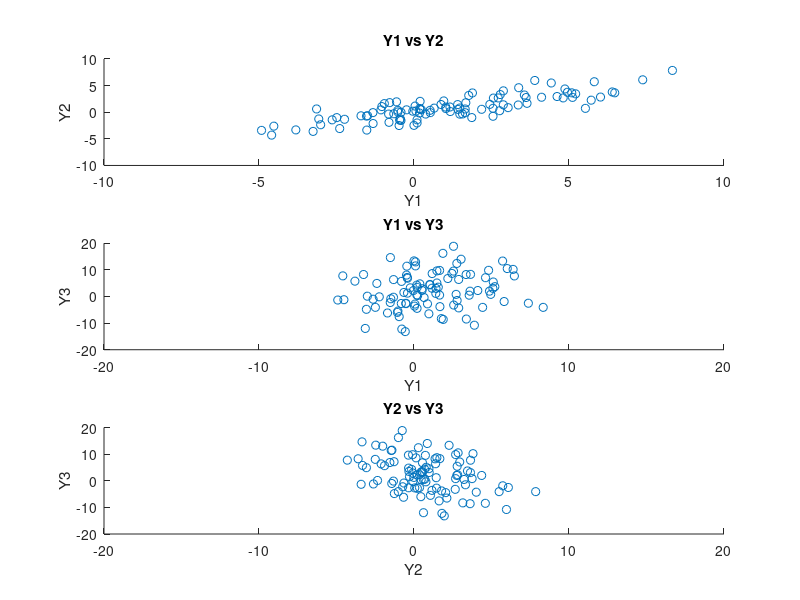

This figure's MATLAB source: (Note: this script raises an error after producing the figure.)
% ASEN-5044
% HWK 6 Q1

dt = 0.2;
A = [0,1;-100,-10]; B = [0;0]; Gamma = [0;1];
C = [1,0]; D = [0]; W = 10;
% generate DT model
Atilde = [A,B;C,D];
FG = expm( Atilde * dt);
g = Gamma * W * Gamma';
Z = dt * [-A, g;zeros(2,2), A'];
FGnoisy = expm(Z);
Ftr = FGnoisy(3:4,3:4);
FinvQ = FGnoisy(1:2,3:4);

Q = (Ftr)'* FinvQ;
disp("Q = "); disp (Q)

% Q3
% part A
%rng(s); % Reset random number gen
N = 100;
nlist = (1:1:N);
x0 = 1; n0 = 1; z0 = 1;
X = [x0;n0;z0];
H = eye(3);
Rnom = [8, 5.15, 6.5; 5.15, 5 ,-4.07; 6.5, -4.07, 50];
% get matrix sqrt of R
Sv = chol(Rnom,'lower');
disp ("Sv = "); disp (Sv)
Svs = repmat(Sv,N,1);   % create stacked Sv
Hs = repmat(H,N,1);     % create stacked H matrix
Qk = randn(3,100);      % generate 100 samples of y1,y2,y3
yx = Hs* X + Svs*Qk;
y = yx(1:3,:);          % take just first 3 rows since matrix is stacked 

close all; % close all figures
figure(1); % open a new figure
set(gcf,'Color','white');
subplot(3,1,1); hold on;
s1 = scatter(y(1,:), y(2,:));
xlim([-10,10]); ylim([-10,10]);
xlabel('Y1');ylabel('Y2');
title('Y1 vs Y2')
subplot(3,1,2); hold on;
s2 = scatter(y(1,:), y(3,:));
xlim([-20,20]); ylim([-20,20]);
xlabel('Y1');ylabel('Y3');
title('Y1 vs Y3')
subplot(3,1,3); hold on;
s3 = scatter(y(2,:),y(3,:));
xlim([-20,20]); ylim([-20,20]);
xlabel('Y2');ylabel('Y3');
title('Y2 vs Y3')

% Part B
% Calculate new covariance matrix using random msmts
R = cov(y');
disp("R_sampled = "); disp(R)
% Part C
% 3 SAMPLES
% build block diag matrix of R
R3 = cell(3);
for i=1:3
    for j=1:3
        if i==j
            R3{i} = [R3{i};R];
        else
            R3{i} = [R3{i};zeros(3)];
        end
    end
end
R3 = cat(2, R3{:}); % convert to 2D matrix
H3 = [H;H;H];
% build stacked Y
y3 = [y(1:3,1);y(1:3,2);y(1:3,3)];
X3 = inv(H3'*inv(R3)*H3)*H3'*inv(R3)*y3;
disp('X (3 samples) = '); disp(X3)

% calculate error covariance
P3_err = inv(H3'*inv(R3)*H3);
disp('P_err (3 samples) = '); disp(P3_err)

% 10 SAMPLES
% build block diag matrix of R
R10= cell(10);
H10 = []; y10=[];
for i= 1:10
    H10 = [H10;H];
    y10 = [y10;y(1:3,i)];
    for j=1:10
        if i==j
            R10{i} = [R10{i};R];
        else
            R10{i} = [R10{i};zeros(3)];
        end
    end
end
R10 = cat(2, R10{:}); % convert to 2D matrix
X10 = inv(H10'*inv(R10)*H10)*H10'*inv(R10)*y10;
disp('X (10 samples) = '); disp(X10)

% calculate error covariance
P10_err = inv(H10'*inv(R10)*H10);
disp('P_err (10 samples) = '); disp(P10_err)

% 100 SAMPLES
% build block diag matrix of R
H100 = []; y100=[];
R100= cell(100);
H100 = []; y100=[];
for i= 1:100
    H100 = [H100;H];
    y100 = [y100;y(1:3,i)];
    for j=1:100
        if i==j
            R100{i} = [R100{i};R];
        else
            R100{i} = [R100{i};zeros(3)];
        end
    end
end
R100 = cat(2, R100{:}); % convert to 2D matrix
X100 = inv(H100'*inv(R100)*H100)*H100'*inv(R100)*y100;
disp('X (100 samples) = '); disp(X100)

% calculate error covariance
P100_err = inv(H100'*inv(R100)*H100);
disp('P_err (100 samples) = '); disp(P100_err)

%%%%%%%%%%%%%%%%

% Part D - weighted LS with actual msmts
Rnom = [8, 5.15, 6.5; 5.15, 5 ,-4.07; 6.5, -4.07, 50];
%ymsmt = importdata("OneDrive - Microsoft/Documents/school/ASEN5044DynAnal/hw6problem5data.csv");
ymsmt = importdata("hw6problem5data.csv");
% R = Rnom;       % use R matrix associated with data sensor

R = cov(ymsmt');  % create R using msmt data
H30 = []; y30=[]; R30 = cell(30);
for i= 1:30
    H30 = [H30;H];
    y30 = [y30;ymsmt(1:3,i)];
    for j=1:30
        if i==j
            R30{i} = [R30{i};R];
        else
            R30{i} = [R30{i};zeros(3)];
        end
    end
end

R30 = cat(2, R30{:}); % convert to 2D matrix
X30 = inv(H30'*inv(R30)*H30)*H30'*inv(R30)*y30;
disp('X (30 samples) = '); disp(X30)

P30_err = inv(H30'*inv(R30)*H30);
disp('P_err (30 samples) = '); disp(P30_err)

% Part E - batch unweighted LS
X30_unweighted = inv(H30'*H30)*H30'*y30;
disp('X (30 samples unweighted ls) = '); disp(X30_unweighted)

P30u_err = inv(H30'*H30);
disp('P_err (30 samples unweighted ls) = '); disp(P30u_err)

% Part F - recursive weighted LS
% Step 1: initialize estimator and initial values
% estimate x0
PArr = []; xhatArr = []; xhat = [];
sigma = []; H = eye(3);

xhat = inv(H' * inv(R) * H) * H' * inv(R) * ymsmt(:,1); % equal to first msmt
P = R; % same as inv(I*inv(R)*I)

PArr(:,:,1) = P;
xhatArr(:,:,1) = xhat;
sigma = [2 * sqrt(diag(P))];
for k = 2:30
   K = P * H' * inv(H * P * H' + R);
   sigma(:,k) = 2 * sqrt(diag(P));
   xhat = xhat + K * (ymsmt(:,k) - H * xhat);
   P = P - K * H * P;
   % Save data in arrays.
   xhatArr = [xhatArr xhat];
   PArr(:,:,k) = P;
end
disp('x_hat (30 samples RLLS ='); disp(xhat);
disp('P (30 samples RLLS) = '); disp(P)
% 
% % Plot the results.
% %close all; % close all figures
% figure(2); % open a new figure
% set(gcf,'Color','white');
% k = 1 : 30;
% subplot(3,1,1); hold on;
% plot(k, xhatArr(1,1:30), 'r-', 'LineWidth', 2);
% plot(k, sigma(1,:) + xhatArr(1,1:30), 'b:' , 'LineWidth',2)
% plot(k, -sigma(1,:) + xhatArr(1,1:30), 'b:' , 'LineWidth',2)
% set(gca,'FontSize',12);
% title('State Estimation and 2\sigma Error over Time');
% ylabel('x_1 (m)')
% 
% subplot(3,1,2); hold on;
% plot(k, xhatArr(2,1:30), 'r-', 'LineWidth', 2);
% plot(k, sigma(2,:) + xhatArr(2,1:30), 'b:' , 'LineWidth',2)
% plot(k, -sigma(2,:) + xhatArr(2,1:30), 'b:' , 'LineWidth',2)
% set(gca,'FontSize',12);
% ylabel('x_2 (m)')
% 
% subplot(3,1,3); hold on;
% plot(k, xhatArr(3,1:30), 'r-', 'LineWidth', 2);
% plot(k, sigma(3,:) + xhatArr(3,1:30), 'b:', 'LineWidth',2 )
% plot(k, -sigma(3,:) + xhatArr(3,1:30), 'b:' , 'LineWidth',2)
% set(gca,'FontSize',12);
% ylabel('x_3 (m)')
% xlabel('Time Step (\Deltat sec)')
% 
